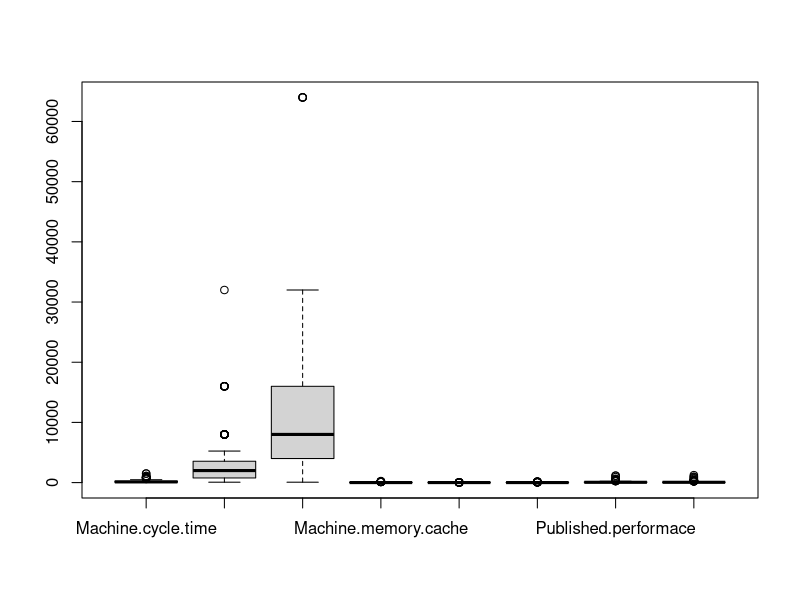
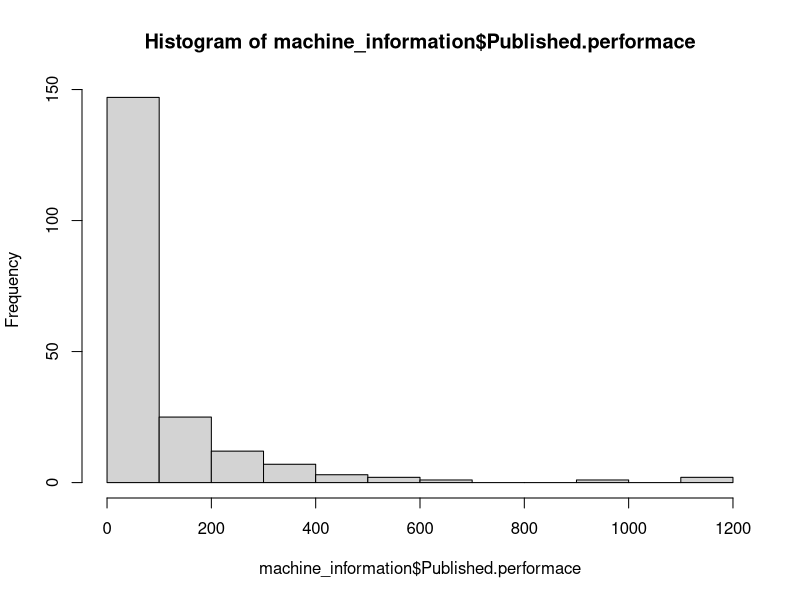
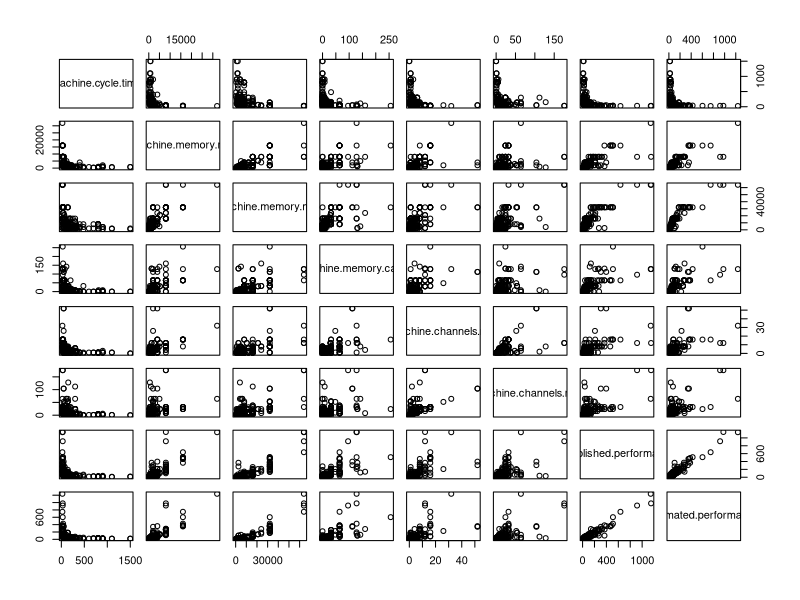
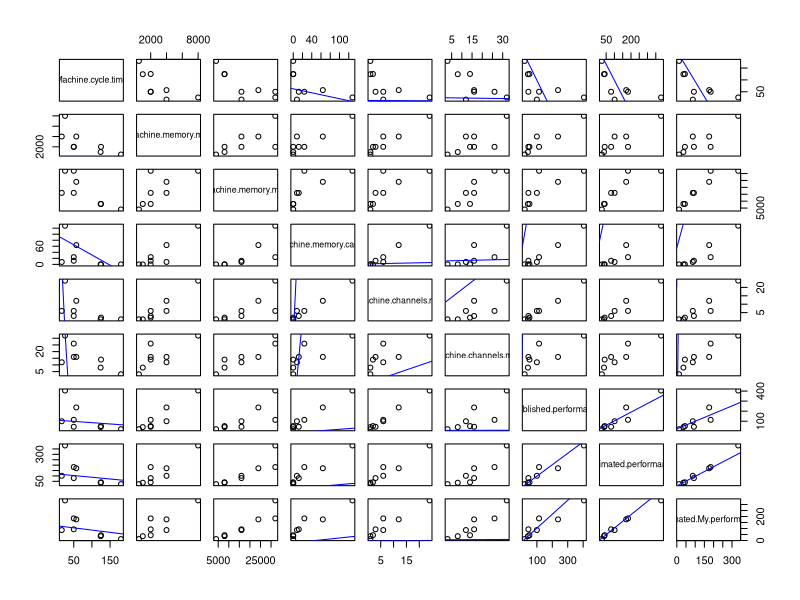
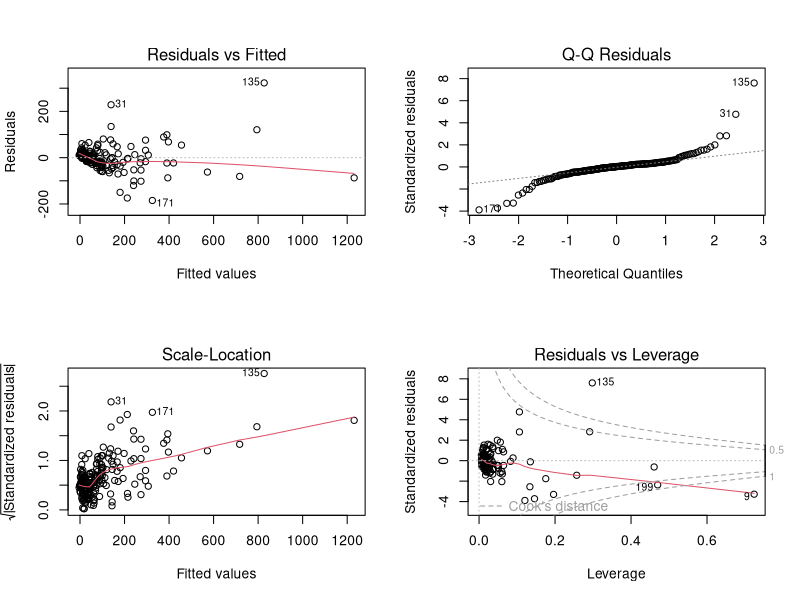

R code for these plots, in order:
#library(moments) 

#Analyses computational power data and attempts to predict the total performance score.
#Uses linear regression

#Read in data and clean unnecessary columns  and null values
machine_information <- read.csv("data/machine.data", strip.white=TRUE)
machine_information <- machine_information[complete.cases(machine_information),]
colnames(machine_information)<- c("Company",
                                  "Machine.name",
                                  "Machine.cycle.time",
                                  "Machine.memory.min",
                                  "Machine.memory.max",
                                  "Machine.memory.cache",
                                  "Machine.channels.min",
                                  "Machine.channels.max",
                                  "Published.performace",
                                  "Estimated.performance")
machine_information <- subset(machine_information, select = -c(Company, Machine.name))



#Leave out some data for testing
machine_information_test_data <-  machine_information[201:208, ]
machine_information <- machine_information[1:200, ]

#Initial analysis
summary(machine_information)
boxplot(machine_information)

#Quick look at the performance data distribution
hist(machine_information$Published.performace)

#Requires the "moments" library at the top
#kurtosis(machine_information$Published.performace)
#skewness(machine_information$Published.performace)

cor(machine_information$Published.performace,machine_information)
pairs( machine_information, panel=function(x,y){
  points(x, y)
  model <- lm(x ~ y)
  # In case we want to display line of best fit
  #abline(model, col='red')
}, cex.labels=1)

#Modelling Linear Regresssion
#This is the final highest scoring model
machine_information_model <- lm(machine_information$Published.performace ~
                    +Machine.memory.max*Machine.memory.min
                    -Machine.memory.min
                    +Machine.memory.cache
                    +Machine.channels.max*Machine.channels.min
                    -Estimated.performance #ignore the hardcoded predictions
                    ,data=machine_information)
machine_information_model$coefficients
summary(machine_information_model)

# Second scoring model
machine_information_model2 <- lm(machine_information$Published.performace ~
                                +Machine.memory.max
                                +Machine.memory.min
                                +Machine.memory.cache
                                +Machine.channels.max
                                -Machine.channels.min
                                -Estimated.performance #ignore the hardcoded predictions
                                ,data=machine_information)
machine_information_model2$coefficients
summary(machine_information_model2)

# Third exploratory model
machine_information_model3 <- lm(machine_information$Published.performace ~
                                +Machine.memory.max:Machine.memory.min
                                +Machine.memory.cache
                                +Machine.channels.max:Machine.channels.min
                                -Estimated.performance #ignore the hardcoded predictions
                                ,data=machine_information)
machine_information_model3$coefficients
summary(machine_information_model3)

#Predicitions based on initial model to compare to the baseline
predicted_machine_model <- round(predict(machine_information_model, machine_information_test_data))
machine_information_test_data$Estimated.My.performance = predicted_machine_model

#Evaluation

#Line of best fit again to see the patterns
pairs( machine_information_test_data, panel=function(x,y){
  points(x, y)
  model <- lm(x ~ y)
  abline(model, col='blue')
})


#Residuals
performace_resid = resid(machine_information_model)
par(mfrow = c(2,2))
plot(machine_information_model, which=1)
plot(machine_information_model, which=2)
plot(machine_information_model, which=3)
plot(machine_information_model, which=5)